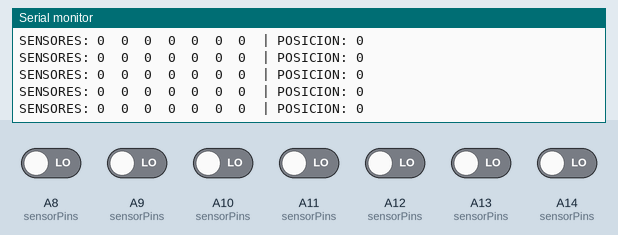
Recording of a sketch running on a simulated Arduino Mega 2560, built with avr-gcc and run on an emulated ATmega2560. On the bench: the last lines printed to the serial monitor. The inputs (shaded band) are chosen by the test bench; at power-on: A8 (sensorPins), A9 (sensorPins), A10 (sensorPins), A11 (sensorPins), A12 (sensorPins), A13 (sensorPins), A14 (sensorPins) LOW.

Above: at 1.3 s.
1.4 s: A8 (sensorPins) driven HIGH
At 1.45 s:
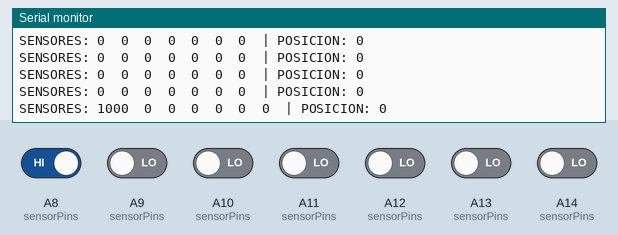
4.4 s: A9 (sensorPins) driven HIGH
At 4.45 s:
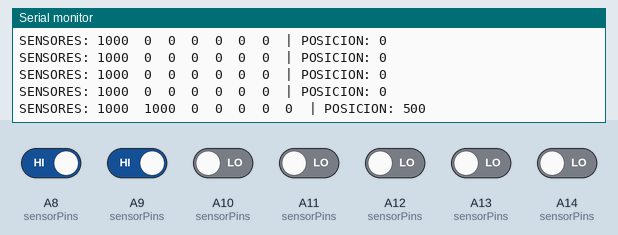
7.4 s: A10 (sensorPins) driven HIGH
At 7.46 s:
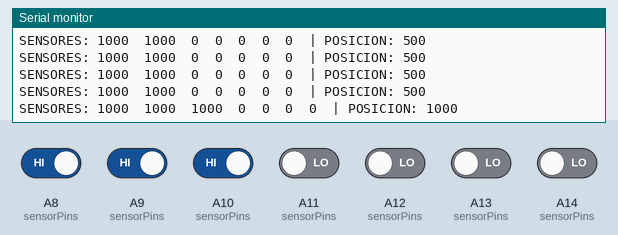
10.4 s: A11 (sensorPins) driven HIGH
At 10.48 s:
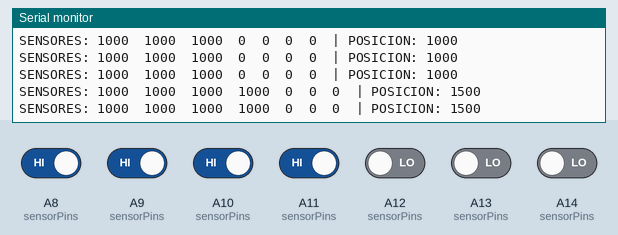
13.4 s: A12 (sensorPins) driven HIGH
At 13.52 s:
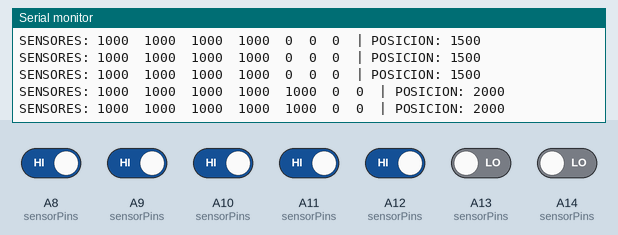
16.4 s: A13 (sensorPins) driven HIGH
At 20.35 s:
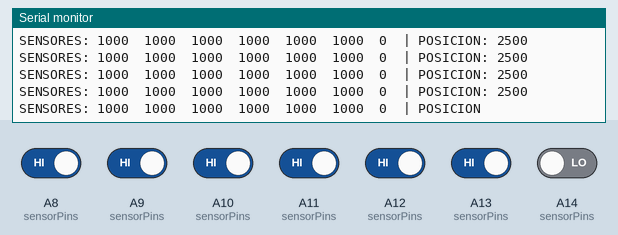

Measured:
- after the input at 1.4 s, the serial monitor: prints a new line at once (image 1)
- after the input at 4.4 s, the serial monitor: prints a new line at once (image 2)
- after the input at 7.4 s, the serial monitor: prints a new line after 0.05 s (image 3)
- after the input at 10.4 s, the serial monitor: prints a new line at once (image 4)
- after the input at 13.4 s, the serial monitor: prints a new line after 0.05 s (image 5)
- after the input at 16.4 s, the serial monitor: prints a new line at once (image 6)

The sketch:

CargarCalibracion.ino
```cpp
#include <QTRSensors.h>
#include <EEPROM.h>
#include <MeMegapi.h>

QTRSensors qtr;
const uint8_t SensorCount = 7;
uint16_t sensorValues[SensorCount];
const uint8_t sensorPins[] = {A8, A9, A10, A11, A12, A13, A14};

void setup() {
  Serial.begin(9600);

  qtr.setTypeRC();
  qtr.setSensorPins(sensorPins, SensorCount);

  // Inicializar memoria interna
  qtr.calibrate();

  cargarCalibracion();
}

void loop() {
  // readLineBlack devuelve la posición (0 a 6000) y llena el array sensorValues
  uint16_t position = qtr.readLineBlack(sensorValues);

  Serial.print("SENSORES: ");
  for (uint8_t i = 0; i < SensorCount; i++) {
    Serial.print(sensorValues[i]);
    Serial.print("\t"); // Tabulación para que se vea ordenado
  }

  Serial.print("| POSICION: ");
  Serial.println(position);

  delay(50); // Un poco más rápido para ver la respuesta
}

void cargarCalibracion() {
  int direccion = 0;
  Serial.println("\n--- CARGANDO DESDE EEPROM ---");

  for (uint8_t i = 0; i < SensorCount; i++) {
    EEPROM.get(direccion, qtr.calibrationOn.minimum[i]);
    direccion += sizeof(uint16_t);
  }
  for (uint8_t i = 0; i < SensorCount; i++) {
    EEPROM.get(direccion, qtr.calibrationOn.maximum[i]);
    direccion += sizeof(uint16_t);
  }

  // Confirmación visual
  Serial.print("MINS: ");
  for (uint8_t i = 0; i < SensorCount; i++) {
    Serial.print(qtr.calibrationOn.minimum[i]); Serial.print("\t");
  }
  Serial.print("\nMAXS: ");
  for (uint8_t i = 0; i < SensorCount; i++) {
    Serial.print(qtr.calibrationOn.maximum[i]); Serial.print("\t");
  }
  Serial.println("\n--- CARGA COMPLETADA ---\n");
}
```
